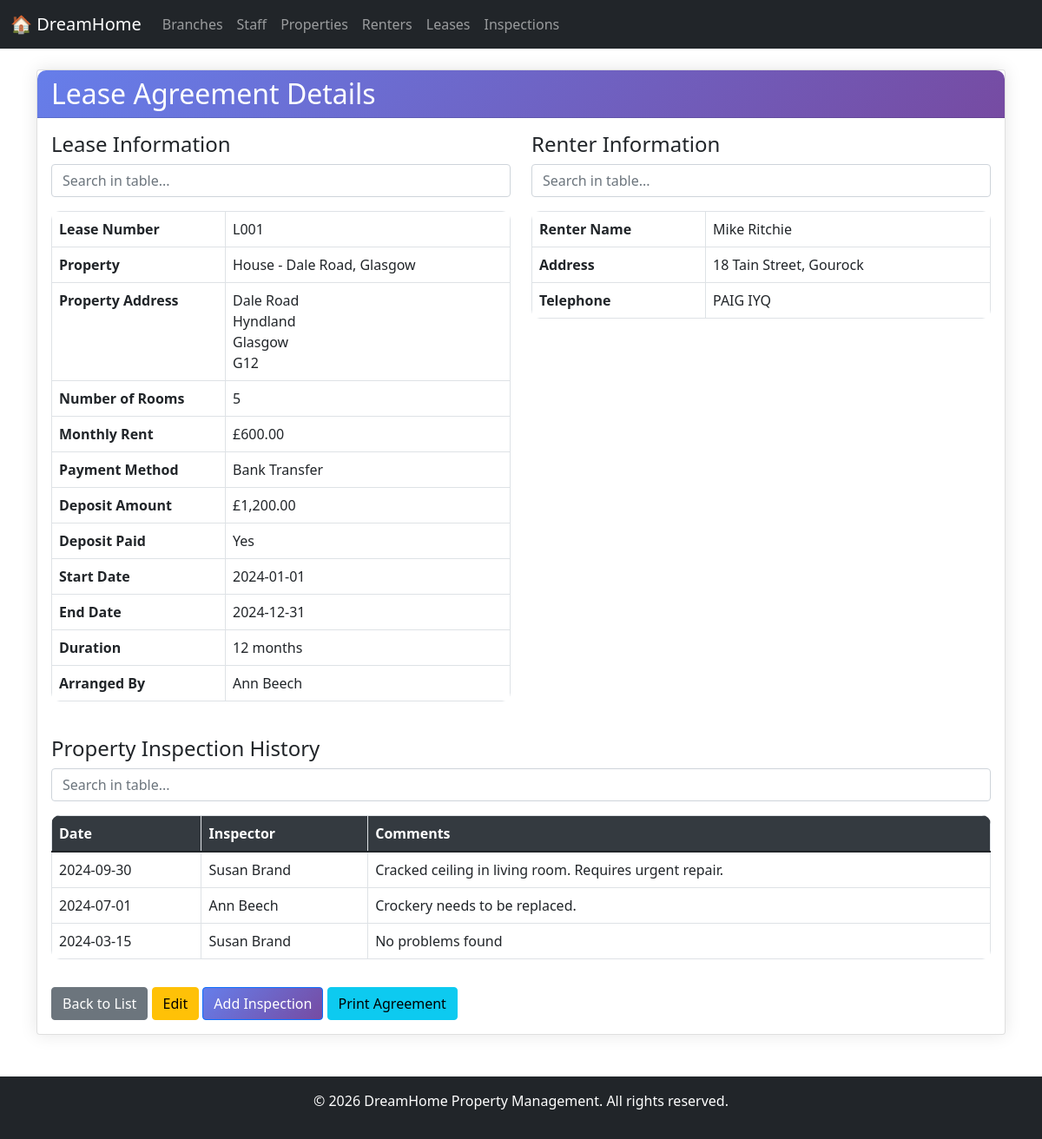
Screenshot of /dreamhome/pages/leases/view.php?lease_no=L001 with the database file from the repository.
### tables this page shows
CREATE TABLE `leaseagreement` (
  `lease_no` varchar(5) NOT NULL,
  `property_no` varchar(5) DEFAULT NULL,
  `renter_no` varchar(5) DEFAULT NULL,
  `arranged_by_staff_no` varchar(5) DEFAULT NULL,
  `monthly_rent` decimal(10,2) DEFAULT NULL,
  `payment_method` varchar(20) DEFAULT NULL,
  `deposit_amount` decimal(10,2) DEFAULT NULL,
  `deposit_paid` tinyint(1) DEFAULT NULL,
  `start_date` date DEFAULT NULL,
  `end_date` date DEFAULT NULL,
  `duration` int(11) DEFAULT NULL
);

CREATE TABLE `property` (
  `property_no` varchar(5) NOT NULL,
  `street` varchar(50) DEFAULT NULL,
  `area` varchar(50) DEFAULT NULL,
  `city` varchar(50) DEFAULT NULL,
  `postcode` varchar(10) DEFAULT NULL,
  `type` varchar(20) DEFAULT NULL,
  `rooms` int(11) DEFAULT NULL,
  `monthly_rent` decimal(10,2) DEFAULT NULL,
  `staff_no` varchar(5) DEFAULT NULL,
  `branch_no` varchar(5) DEFAULT NULL,
  `date_withdrawn` date DEFAULT NULL,
  `status` varchar(20) DEFAULT 'available'
);

CREATE TABLE `renter` (
  `renter_no` varchar(5) NOT NULL,
  `first_name` varchar(30) DEFAULT NULL,
  `last_name` varchar(30) DEFAULT NULL,
  `address` varchar(100) DEFAULT NULL,
  `telephone` varchar(15) DEFAULT NULL,
  `preferred_property_type` varchar(20) DEFAULT NULL,
  `max_monthly_rent` decimal(10,2) DEFAULT NULL,
  `comments` text DEFAULT NULL,
  `date_registered` date DEFAULT NULL,
  `seen_by_staff_no` varchar(5) DEFAULT NULL,
  `branch_no` varchar(5) DEFAULT NULL
);

CREATE TABLE `propertyinspection` (
  `inspection_id` int(11) NOT NULL,
  `property_no` varchar(5) DEFAULT NULL,
  `staff_no` varchar(5) DEFAULT NULL,
  `inspection_date` date DEFAULT NULL,
  `comments` text DEFAULT NULL
);

### dreamhome/pages/leases/view.php (the view, shortened to what this page needs)
<?php
include '../../includes/header.php';
$database = new Database();
$db = $database->getConnection();
$lease_no = $_GET['lease_no'];
$sql = "SELECT l.*, p.street, p.area, p.city, p.postcode, p.type as property_type, p.rooms,
        CONCAT(r.first_name, ' ', r.last_name) as renter_name, r.address as renter_address, r.telephone as renter_telephone,
        CONCAT(s.first_name, ' ', s.last_name) as arranged_by
        FROM LeaseAgreement l
        JOIN Property p ON l.property_no = p.property_no
        JOIN Renter r ON l.renter_no = r.renter_no
        LEFT JOIN Staff s ON l.arranged_by_staff_no = s.staff_no
        WHERE l.lease_no = :lease_no";
$stmt = $db->prepare($sql);
$stmt->bindParam(':lease_no', $lease_no);
$stmt->execute();
$lease = $stmt->fetch(PDO::FETCH_ASSOC);
$inspection_sql = "SELECT i.*, CONCAT(s.first_name, ' ', s.last_name) as inspector
                   FROM PropertyInspection i
                   JOIN Staff s ON i.staff_no = s.staff_no
                   WHERE i.property_no = :property_no
                   ORDER BY i.inspection_date DESC";
$inspection_stmt = $db->prepare($inspection_sql);
$inspection_stmt->bindParam(':property_no', $lease['property_no']);
$inspection_stmt->execute();
$inspections = $inspection_stmt->fetchAll(PDO::FETCH_ASSOC);
?>
<div class="card">
    <div class="card-header">
        <h2 class="mb-0">Lease Agreement Details</h2>
    </div>
    <div class="card-body">
        <div class="row">
            <div class="col-md-6">
                <h4>Lease Information</h4>
                <table class="table table-bordered">
                    <tr><th width="200">Lease Number</th><td><?php echo $lease['lease_no']; ?></td></tr>
                    <tr><th>Property</th><td><?php echo $lease['property_type'] . ' - ' . $lease['street'] . ', ' . $lease['city']; ?></td></tr>
                    <tr><th>Property Address</th><td><?php echo $lease['street'] . '<br>' . $lease['area'] . '<br>' . $lease['city'] . '<br>' . $lease['postcode']; ?></td></tr>
                    <tr><th>Number of Rooms</th><td><?php echo $lease['rooms']; ?></td></tr>
                    <tr><th>Monthly Rent</th><td>£<?php echo number_format($lease['monthly_rent'], 2); ?></td></tr>
                    <tr><th>Payment Method</th><td><?php echo $lease['payment_method']; ?></td></tr>
                    <tr><th>Deposit Amount</th><td>£<?php echo number_format($lease['deposit_amount'], 2); ?></td></tr>
                    <tr><th>Deposit Paid</th><td><?php echo $lease['deposit_paid'] ? 'Yes' : 'No'; ?></td></tr>
                    <tr><th>Start Date</th><td><?php echo $lease['start_date']; ?></td></tr>
                    <tr><th>End Date</th><td><?php echo $lease['end_date']; ?></td></tr>
                    <tr><th>Duration</th><td><?php echo $lease['duration']; ?> months</td></tr>
                    <tr><th>Arranged By</th><td><?php echo $lease['arranged_by']; ?></td></tr>
                </table>
            </div>
            <div class="col-md-6">
                <h4>Renter Information</h4>
                <table class="table table-bordered">
                    <tr><th width="200">Renter Name</th><td><?php echo $lease['renter_name']; ?></td></tr>
                    <tr><th>Address</th><td><?php echo nl2br($lease['renter_address']); ?></td></tr>
                    <tr><th>Telephone</th><td><?php echo $lease['renter_telephone']; ?></td></tr>
                </table>
            </div>
        </div>
        <?php if (count($inspections) > 0): ?>
        <div class="row mt-4">
            <div class="col-12">
                <h4>Property Inspection History</h4>
                <table class="table table-bordered">
                    <thead>
                        <tr><th>Date</th><th>Inspector</th><th>Comments</th></tr>
                    </thead>
                    <tbody>
                        <?php foreach ($inspections as $inspection): ?>
                        <tr>
                            <td><?php echo $inspection['inspection_date']; ?></td>
                            <td><?php echo $inspection['inspector']; ?></td>
                            <td><?php echo $inspection['comments']; ?></td>
                        </tr>
                        <?php endforeach; ?>
                    </tbody>
                </table>
            </div>
        </div>
        <?php endif; ?>
        <div class="mt-3">
            <a href="index.php" class="btn btn-secondary">Back to List</a>
            <a href="edit.php?lease_no=<?php echo $lease['lease_no']; ?>" class="btn btn-warning">Edit</a>
            <a href="../inspections/add.php?property_no=<?php echo $lease['property_no']; ?>" class="btn btn-primary">Add Inspection</a>
            <button onclick="window.print()" class="btn btn-info">Print Agreement</button>
        </div>
    </div>
</div>
<?php include '../../includes/footer.php'; ?>

### dreamhome/css/style.css (style rules this page uses)
body { background-color: #f8f9fa; font-family: 'Segoe UI', Tahoma, Geneva, Verdana, sans-serif; }
.card { border: none; border-radius: 10px; box-shadow: 0 0 20px rgba(0,0,0,0.1); margin-bottom: 20px; }
.card-header { background: linear-gradient(135deg, #667eea 0%, #764ba2 100%); color: white; border-radius: 10px 10px 0 0 !important; padding: 15px 20px; }
.table { background-color: white; border-radius: 10px; overflow: hidden; }
.table thead { background-color: #343a40; color: white; }
.btn-primary { background: linear-gradient(135deg, #667eea 0%, #764ba2 100%); border: none; padding: 10px 20px; }

### rows the page displays
leaseagreement: lease_no "L001", property_no.type "House", property_no.street "Dale Road", property_no.city "Glasgow", property_no.area "Hyndland", property_no.postcode "G12", property_no.rooms "5", monthly_rent "600.00", payment_method "Bank Transfer", deposit_amount "1,200.00", start_date "2024-01-01", end_date "2024-12-31", duration "12", renter_no.address "18 Tain Street, Gourock", renter_no.telephone "PAIG IYQ"
propertyinspection: inspection_date "2024-09-30", inspector "Susan Brand", comments "Cracked ceiling in living room. Requires urgent repair."
propertyinspection: inspection_date "2024-07-01", inspector "Ann Beech", comments "Crockery needs to be replaced."
propertyinspection: inspection_date "2024-03-15", inspector "Susan Brand", comments "No problems found"

### other values shown
$lease['arranged_by'] "Ann Beech"
$lease['renter_name'] "Mike Ritchie"
